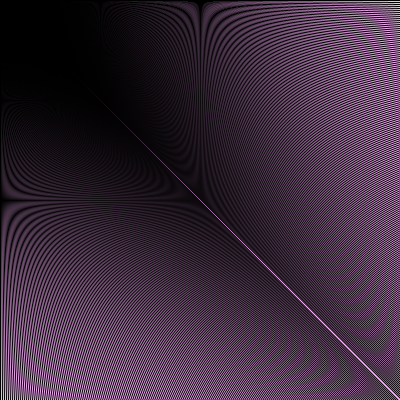
Frame 1 (no input)
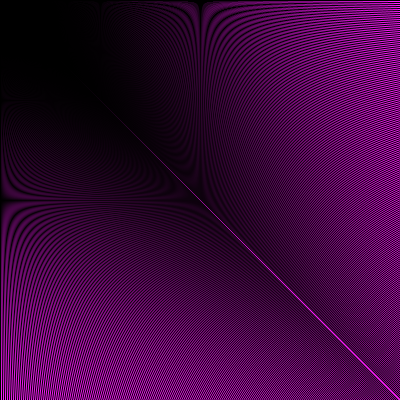
Frame 60 (the mouse pressed at the canvas centre just before this capture)
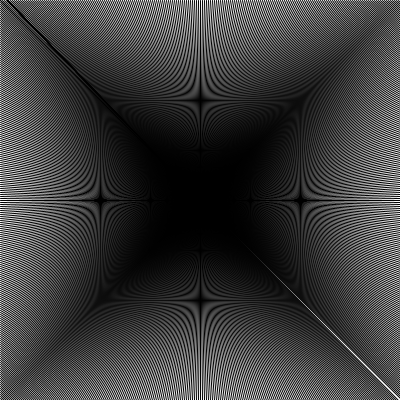
Frame 120 (the mouse held since frame 60 and released just before this capture)

The Processing sketch that drew these frames (run headless with seeded random() and noise(); from frame 60 on, the mouse is pressed at the canvas centre):

// Processing sketch: processing_170675
// ── processing_170675.pde

void setup() {
  size (400, 400); //sets canvas size to 400
}
 
void draw() {
  background(random(612), random(701), 698); //randomizes background color to blue/purple/green
 
  int i = 0; //declares a variable called i equal to 0
 
    while (i<400) { //while the variable i, is less than 400 (canvas size)
    stroke(random(-445), random(0), 0); //totally random values for the color the lines are going to be drawn in
    line(mouseX, mouseY, 0, i);
    line(mouseX, mouseY, i, 0);
    line(mouseX, mouseY, 400, i);
    line(mouseX, mouseY, i, 400);
    //mouseX, MmouseY is telling all the line to follow where your curser is
    i=i+2; //increases the value of i by 2
 
      if (keyPressed) {
      background(random(255), random(71), -4744);// if any button on the keyboard is pressed then get random colors, WHILE the button is pressed
    }
   else if (keyCode == DOWN) { //if the button is DOWN then keep the backgrounds on until another key is pressed
  
  background(random(0,255), random(412));
}
else{  line(mouseX, mouseY, 7, 0);} //else just make that line
}
 
}
